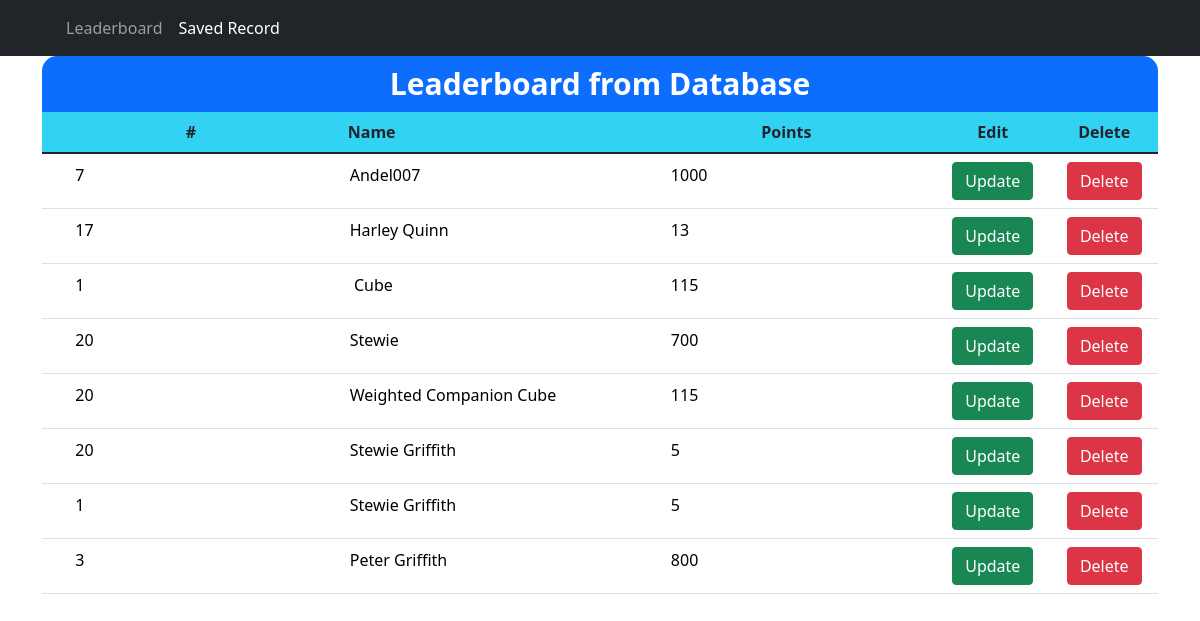
Page /savedRecord on the committed database.
### leaderboard/models.py (models this page shows)
class results(models.Model):
    rank = models.TextField(max_length=20)
    name = models.TextField(max_length=50)
    points = models.IntegerField(max_length=20)

### leaderboard/views.py (the view)
# urls.py: path("savedRecord", lApp.savedRecord, name="savedRecord"),
def savedRecord(request):
    fetchdata = results.objects.all()
    data={
        "fetchdata":fetchdata
    }
    return render(request, "saved-record.html",data)

### templates/saved-record.html (shortened to what this page needs)
<!DOCTYPE html>
<html lang="en">
<head>
    <link href="https://cdn.jsdelivr.net/npm/bootstrap@5.1.3/dist/css/bootstrap.min.css" rel="stylesheet">
</head>
<body>
    <nav class="navbar navbar-expand-sm bg-dark navbar-dark">
        <div class="container">
            <div class="collapse navbar-collapse" id="collapsibleNavbar">
                <ul class="navbar-nav">
                    <li class="nav-item">
                        <a class="nav-link" href="{%url 'admin'%}" id="CM">Leaderboard</a>
                    </li>
                    <li class="nav-item">
                        <a class="nav-link active" href="{%url 'savedRecord'%}" id="CE">Saved Record</a>
                    </li>
                </ul>
            </div>
        </div>
    </nav>
    <div class="container">
        <h1>Leaderboard from Database</h1>
        <table class="table table-hover">
            <thead>
                <tr>
                    <th>#</th>
                    <th class="txt-left">Name</th>
                    <th>Points</th>
                    <th>Edit</th>
                    <th>Delete</th>
                </tr>
            </thead>
            <tbody>
                {% for n in fetchdata %}
                <tr>
                    <form method="post" action="{%url 'edit'%}" role="form">
                        <td><input type="text" name="rank" value="{{n.rank}}" class="invisible-input"></td>
                        <td class="txt-left"><input type="text" name="name" value="{{n.name}}" class="invisible-input"></td>
                        <td><input type="numeric" name="point" value="{{n.points}}" class="invisible-input"></td>
                        <td>
                            <input type="submit" class="btn btn-success" value="Update">
                        </td>
                    </form>
                    <form method="post" action="{%url 'delete'%}" role="form">
                        <td>
                            <button type="submit" class="btn btn-danger">Delete</button>
                        </td>
                    </form>
                </tr>
                {% endfor %}
            </tbody>
        </table>
    </div>
</body>
</html>

### templates/saved-record.html (style rules this page uses)
h1 { border-top-left-radius: 15px; border-top-right-radius: 15px; background-color: #0d6efd; font-weight: bold; text-align: center; color: white; font-size: 30px; padding: 10px; margin-bottom: 0px; }
thead { background-color: #31d2f2; }
table { text-align: center; }
.txt-left { text-align: left !important; }
.invisible-input { border: none; background: none; }

### rows in the picture
results: rank "7", name "Andel007", point "1000"
results: rank "17", name "Harley Quinn", point "13"
results: rank "1", name "Cube", point "115"
results: rank "20", name "Stewie", point "700"
results: rank "20", name "Weighted Companion Cube", point "115"
results: rank "20", name "Stewie Griffith", point "5"
results: rank "1", name "Stewie Griffith", point "5"
results: rank "3", name "Peter Griffith", point "800"
